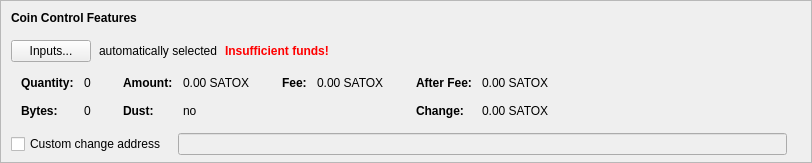
      <widget class="QFrame" name="frameCoinControl">
       <property name="sizePolicy">
        <sizepolicy hsizetype="Expanding" vsizetype="Fixed">
         <horstretch>0</horstretch>
         <verstretch>0</verstretch>
        </sizepolicy>
       </property>
       <property name="maximumSize">
        <size>
         <width>16777215</width>
         <height>16777215</height>
        </size>
       </property>
       <property name="frameShape">
        <enum>QFrame::StyledPanel</enum>
       </property>
       <property name="frameShadow">
        <enum>QFrame::Sunken</enum>
       </property>
       <layout class="QVBoxLayout" name="verticalLayoutCoinControl2">
        <property name="spacing">
         <number>0</number>
        </property>
        <property name="leftMargin">
         <number>0</number>
        </property>
        <property name="topMargin">
         <number>0</number>
        </property>
        <property name="rightMargin">
         <number>0</number>
        </property>
        <property name="bottomMargin">
         <number>6</number>
        </property>
        <item>
         <layout class="QVBoxLayout" name="verticalLayoutCoinControl" stretch="0,0,0,0,0">
          <property name="spacing">
           <number>0</number>
          </property>
          <property name="leftMargin">
           <number>10</number>
          </property>
          <property name="topMargin">
           <number>10</number>
          </property>
          <item>
           <layout class="QHBoxLayout" name="horizontalLayoutCoinControl1">
            <property name="bottomMargin">
             <number>15</number>
            </property>
            <item>
             <widget class="QLabel" name="labelCoinControlFeatures">
              <property name="sizePolicy">
               <sizepolicy hsizetype="Preferred" vsizetype="Maximum">
                <horstretch>0</horstretch>
                <verstretch>0</verstretch>
               </sizepolicy>
              </property>
              <property name="font">
               <font>
                <weight>75</weight>
                <bold>true</bold>
               </font>
              </property>
              <property name="styleSheet">
               <string notr="true">font-weight:bold;</string>
              </property>
              <property name="text">
               <string>Coin Control Features</string>
              </property>
             </widget>
            </item>
           </layout>
          </item>
          <item>
           <layout class="QHBoxLayout" name="horizontalLayoutCoinControl2" stretch="0,0,0,0">
            <property name="spacing">
             <number>8</number>
            </property>
            <property name="bottomMargin">
             <number>10</number>
            </property>
            <item>
             <widget class="QPushButton" name="pushButtonCoinControl">
              <property name="styleSheet">
               <string notr="true"/>
              </property>
              <property name="text">
               <string>Inputs...</string>
              </property>
              <property name="autoDefault">
               <bool>false</bool>
              </property>
             </widget>
            </item>
            <item>
             <widget class="QLabel" name="labelCoinControlAutomaticallySelected">
              <property name="text">
               <string>automatically selected</string>
              </property>
              <property name="margin">
               <number>5</number>
              </property>
             </widget>
            </item>
            <item>
             <widget class="QLabel" name="labelCoinControlInsuffFunds">
              <property name="font">
               <font>
                <weight>75</weight>
                <bold>true</bold>
               </font>
              </property>
              <property name="styleSheet">
               <string notr="true">color:red;font-weight:bold;</string>
              </property>
              <property name="text">
               <string>Insufficient funds!</string>
              </property>
              <property name="margin">
               <number>5</number>
              </property>
             </widget>
            </item>
            <item>
             <spacer name="horizontalSpacerCoinControl">
              <property name="orientation">
               <enum>Qt::Horizontal</enum>
              </property>
              <property name="sizeHint" stdset="0">
               <size>
                <width>40</width>
                <height>1</height>
               </size>
              </property>
             </spacer>
            </item>
           </layout>
          </item>
          <item>
           <widget class="QWidget" name="widgetCoinControl" native="true">
            <property name="sizePolicy">
             <sizepolicy hsizetype="Preferred" vsizetype="Preferred">
              <horstretch>0</horstretch>
              <verstretch>0</verstretch>
             </sizepolicy>
            </property>
            <property name="minimumSize">
             <size>
              <width>0</width>
              <height>0</height>
             </size>
            </property>
            <property name="styleSheet">
             <string notr="true"/>
            </property>
            <layout class="QHBoxLayout" name="horizontalLayoutCoinControl5">
             <property name="leftMargin">
              <number>0</number>
             </property>
             <property name="topMargin">
              <number>0</number>
             </property>
             <property name="rightMargin">
              <number>0</number>
             </property>
             <property name="bottomMargin">
              <number>0</number>
             </property>
             <item>
              <layout class="QHBoxLayout" name="horizontalLayoutCoinControl3" stretch="0,0,0,1">
               <property name="spacing">
                <number>20</number>
               </property>
               <property name="topMargin">
                <number>0</number>
               </property>
               <property name="bottomMargin">
                <number>10</number>
               </property>
               <item>
                <layout class="QFormLayout" name="formLayoutCoinControl1">
                 <property name="horizontalSpacing">
                  <number>10</number>
                 </property>
                 <property name="verticalSpacing">
                  <number>14</number>
                 </property>
                 <property name="leftMargin">
                  <number>10</number>
                 </property>
                 <property name="topMargin">
                  <number>4</number>
                 </property>
                 <property name="rightMargin">
                  <number>6</number>
                 </property>
                 <item row="0" column="0">
                  <widget class="QLabel" name="labelCoinControlQuantityText">
                   <property name="font">
                    <font>
                     <weight>75</weight>
                     <bold>true</bold>
                    </font>
                   </property>
                   <property name="text">
                    <string>Quantity:</string>
                   </property>
                   <property name="margin">
                    <number>0</number>
                   </property>
                  </widget>
                 </item>
                 <item row="0" column="1">
                  <widget class="QLabel" name="labelCoinControlQuantity">
                   <property name="cursor">
                    <cursorShape>IBeamCursor</cursorShape>
                   </property>
                   <property name="contextMenuPolicy">
                    <enum>Qt::ActionsContextMenu</enum>
                   </property>
                   <property name="text">
                    <string notr="true">0</string>
                   </property>
                   <property name="margin">
                    <number>0</number>
                   </property>
                   <property name="textInteractionFlags">
                    <set>Qt::LinksAccessibleByMouse|Qt::TextSelectableByKeyboard|Qt::TextSelectableByMouse</set>
                   </property>
                  </widget>
                 </item>
                 <item row="1" column="0">
                  <widget class="QLabel" name="labelCoinControlBytesText">
                   <property name="font">
                    <font>
                     <weight>75</weight>
                     <bold>true</bold>
                    </font>
                   </property>
                   <property name="text">
                    <string>Bytes:</string>
                   </property>
                  </widget>
                 </item>
                 <item row="1" column="1">
                  <widget class="QLabel" name="labelCoinControlBytes">
                   <property name="cursor">
                    <cursorShape>IBeamCursor</cursorShape>
                   </property>
                   <property name="contextMenuPolicy">
                    <enum>Qt::ActionsContextMenu</enum>
                   </property>
                   <property name="text">
                    <string notr="true">0</string>
                   </property>
                   <property name="textInteractionFlags">
                    <set>Qt::LinksAccessibleByMouse|Qt::TextSelectableByKeyboard|Qt::TextSelectableByMouse</set>
                   </property>
                  </widget>
                 </item>
                </layout>
               </item>
               <item>
                <layout class="QFormLayout" name="formLayoutCoinControl2">
                 <property name="horizontalSpacing">
                  <number>10</number>
                 </property>
                 <property name="verticalSpacing">
                  <number>14</number>
                 </property>
                 <property name="leftMargin">
                  <number>6</number>
                 </property>
                 <property name="topMargin">
                  <number>4</number>
                 </property>
                 <property name="rightMargin">
                  <number>6</number>
                 </property>
                 <item row="0" column="0">
                  <widget class="QLabel" name="labelCoinControlAmountText">
                   <property name="font">
                    <font>
                     <weight>75</weight>
                     <bold>true</bold>
                    </font>
                   </property>
                   <property name="text">
                    <string>Amount:</string>
                   </property>
                   <property name="margin">
                    <number>0</number>
                   </property>
                  </widget>
                 </item>
                 <item row="0" column="1">
                  <widget class="QLabel" name="labelCoinControlAmount">
                   <property name="cursor">
                    <cursorShape>IBeamCursor</cursorShape>
                   </property>
                   <property name="contextMenuPolicy">
                    <enum>Qt::ActionsContextMenu</enum>
                   </property>
                   <property name="text">
                    <string notr="true">0.00 SATOX</string>
                   </property>
                   <property name="textInteractionFlags">
                    <set>Qt::LinksAccessibleByMouse|Qt::TextSelectableByKeyboard|Qt::TextSelectableByMouse</set>
                   </property>
                  </widget>
                 </item>
                 <item row="1" column="0">
                  <widget class="QLabel" name="labelCoinControlLowOutputText">
                   <property name="font">
                    <font>
                     <weight>75</weight>
                     <bold>true</bold>
                    </font>
                   </property>
                   <property name="text">
                    <string>Dust:</string>
                   </property>
                  </widget>
                 </item>
                 <item row="1" column="1">
                  <widget class="QLabel" name="labelCoinControlLowOutput">
                   <property name="cursor">
                    <cursorShape>IBeamCursor</cursorShape>
                   </property>
                   <property name="contextMenuPolicy">
                    <enum>Qt::ActionsContextMenu</enum>
                   </property>
                   <property name="text">
                    <string notr="true">no</string>
                   </property>
                   <property name="textInteractionFlags">
                    <set>Qt::LinksAccessibleByMouse|Qt::TextSelectableByKeyboard|Qt::TextSelectableByMouse</set>
                   </property>
                  </widget>
                 </item>
                </layout>
               </item>
               <item>
                <layout class="QFormLayout" name="formLayoutCoinControl3">
                 <property name="horizontalSpacing">
                  <number>10</number>
                 </property>
                 <property name="verticalSpacing">
                  <number>14</number>
                 </property>
                 <property name="leftMargin">
                  <number>6</number>
                 </property>
                 <property name="topMargin">
                  <number>4</number>
                 </property>
                 <property name="rightMargin">
                  <number>6</number>
                 </property>
                 <item row="0" column="0">
                  <widget class="QLabel" name="labelCoinControlFeeText">
                   <property name="font">
                    <font>
                     <weight>75</weight>
                     <bold>true</bold>
                    </font>
                   </property>
                   <property name="text">
                    <string>Fee:</string>
                   </property>
                   <property name="margin">
                    <number>0</number>
                   </property>
                  </widget>
                 </item>
                 <item row="0" column="1">
                  <widget class="QLabel" name="labelCoinControlFee">
                   <property name="cursor">
                    <cursorShape>IBeamCursor</cursorShape>
                   </property>
                   <property name="contextMenuPolicy">
                    <enum>Qt::ActionsContextMenu</enum>
                   </property>
                   <property name="text">
                    <string notr="true">0.00 SATOX</string>
                   </property>
                   <property name="textInteractionFlags">
                    <set>Qt::LinksAccessibleByMouse|Qt::TextSelectableByKeyboard|Qt::TextSelectableByMouse</set>
                   </property>
                  </widget>
                 </item>
                </layout>
               </item>
               <item>
                <layout class="QFormLayout" name="formLayoutCoinControl4">
                 <property name="horizontalSpacing">
                  <number>10</number>
                 </property>
                 <property name="verticalSpacing">
                  <number>14</number>
                 </property>
                 <property name="leftMargin">
                  <number>6</number>
                 </property>
                 <property name="topMargin">
                  <number>4</number>
                 </property>
                 <property name="rightMargin">
                  <number>6</number>
                 </property>
                 <item row="0" column="0">
                  <widget class="QLabel" name="labelCoinControlAfterFeeText">
                   <property name="font">
                    <font>
                     <weight>75</weight>
                     <bold>true</bold>
                    </font>
                   </property>
                   <property name="text">
                    <string>After Fee:</string>
                   </property>
                   <property name="margin">
                    <number>0</number>
                   </property>
                  </widget>
                 </item>
                 <item row="0" column="1">
                  <widget class="QLabel" name="labelCoinControlAfterFee">
                   <property name="cursor">
                    <cursorShape>IBeamCursor</cursorShape>
                   </property>
                   <property name="contextMenuPolicy">
                    <enum>Qt::ActionsContextMenu</enum>
                   </property>
                   <property name="text">
                    <string notr="true">0.00 SATOX</string>
                   </property>
                   <property name="textInteractionFlags">
                    <set>Qt::LinksAccessibleByMouse|Qt::TextSelectableByKeyboard|Qt::TextSelectableByMouse</set>
                   </property>
                  </widget>
                 </item>
                 <item row="1" column="0">
                  <widget class="QLabel" name="labelCoinControlChangeText">
                   <property name="font">
                    <font>
                     <weight>75</weight>
                     <bold>true</bold>
                    </font>
                   </property>
                   <property name="text">
                    <string>Change:</string>
                   </property>
                  </widget>
                 </item>
                 <item row="1" column="1">
                  <widget class="QLabel" name="labelCoinControlChange">
                   <property name="cursor">
                    <cursorShape>IBeamCursor</cursorShape>
                   </property>
                   <property name="contextMenuPolicy">
                    <enum>Qt::ActionsContextMenu</enum>
                   </property>
                   <property name="text">
                    <string notr="true">0.00 SATOX</string>
                   </property>
                   <property name="textInteractionFlags">
                    <set>Qt::LinksAccessibleByMouse|Qt::TextSelectableByKeyboard|Qt::TextSelectableByMouse</set>
                   </property>
                  </widget>
                 </item>
                </layout>
               </item>
              </layout>
             </item>
            </layout>
           </widget>
          </item>
          <item>
           <layout class="QHBoxLayout" name="horizontalLayoutCoinControl4" stretch="0,0,0">
            <property name="spacing">
             <number>12</number>
            </property>
            <property name="sizeConstraint">
             <enum>QLayout::SetDefaultConstraint</enum>
            </property>
            <property name="topMargin">
             <number>5</number>
            </property>
            <property name="rightMargin">
             <number>5</number>
            </property>
            <item>
             <widget class="QCheckBox" name="checkBoxCoinControlChange">
              <property name="toolTip">
               <string>If this is activated, but the change address is empty or invalid, change will be sent to a newly generated address.</string>
              </property>
              <property name="text">
               <string>Custom change address</string>
              </property>
             </widget>
            </item>
            <item>
             <widget class="QValidatedLineEdit" name="lineEditCoinControlChange">
              <property name="enabled">
               <bool>false</bool>
              </property>
              <property name="sizePolicy">
               <sizepolicy hsizetype="Expanding" vsizetype="Fixed">
                <horstretch>0</horstretch>
                <verstretch>0</verstretch>
               </sizepolicy>
              </property>
             </widget>
            </item>
            <item>
             <widget class="QLabel" name="labelCoinControlChangeLabel">
              <property name="sizePolicy">
               <sizepolicy hsizetype="Preferred" vsizetype="Expanding">
                <horstretch>0</horstretch>
                <verstretch>0</verstretch>
               </sizepolicy>
              </property>
              <property name="minimumSize">
               <size>
                <width>0</width>
                <height>0</height>
               </size>
              </property>
              <property name="text">
               <string/>
              </property>
              <property name="margin">
               <number>3</number>
              </property>
             </widget>
            </item>
           </layout>
          </item>
          <item>
           <spacer name="verticalSpacerCoinControl">
            <property name="orientation">
             <enum>Qt::Vertical</enum>
            </property>
            <property name="sizeHint" stdset="0">
             <size>
              <width>800</width>
              <height>1</height>
             </size>
            </property>
           </spacer>
          </item>
         </layout>
        </item>
       </layout>
      </widget>
